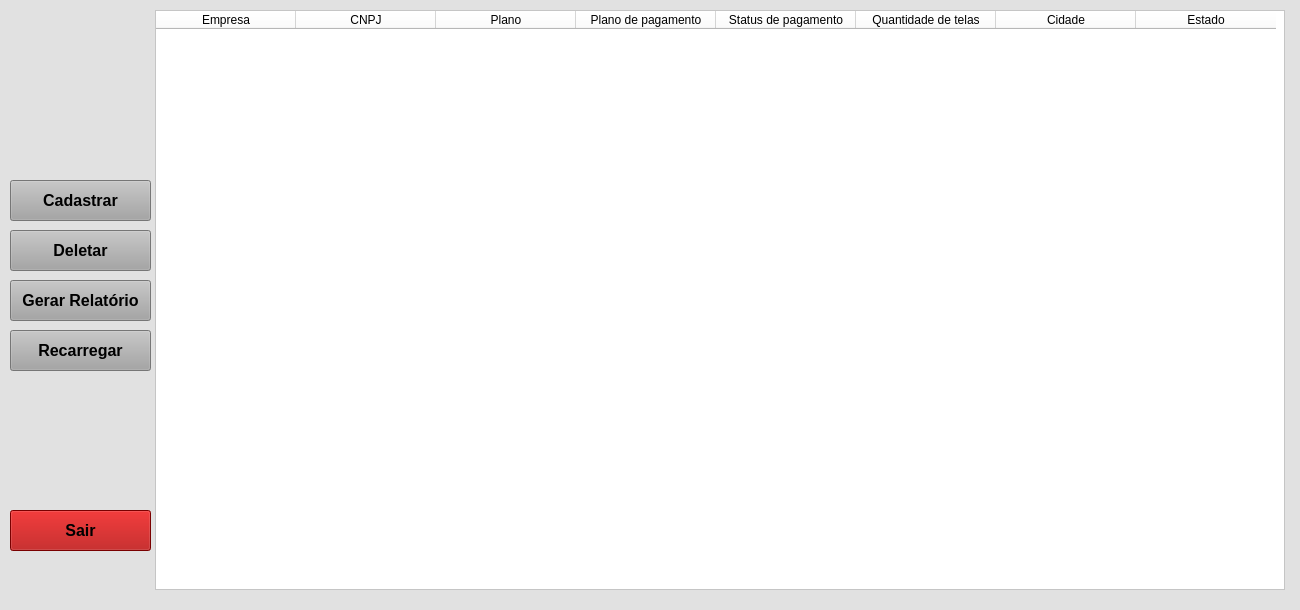
<?xml version="1.0" encoding="UTF-8"?>
<ui version="4.0">
 <class>MainWindow</class>
 <widget class="QMainWindow" name="MainWindow">
  <property name="geometry">
   <rect>
    <x>0</x>
    <y>0</y>
    <width>1300</width>
    <height>610</height>
   </rect>
  </property>
  <property name="minimumSize">
   <size>
    <width>980</width>
    <height>610</height>
   </size>
  </property>
  <property name="maximumSize">
   <size>
    <width>1300</width>
    <height>610</height>
   </size>
  </property>
  <property name="windowTitle">
   <string>M&amp;C - Admistração</string>
  </property>
  <property name="styleSheet">
   <string notr="true">background-color: rgb(225, 225, 225)</string>
  </property>
  <widget class="QWidget" name="centralwidget">
   <widget class="QTableWidget" name="tableWidget">
    <property name="geometry">
     <rect>
      <x>155</x>
      <y>10</y>
      <width>1130</width>
      <height>580</height>
     </rect>
    </property>
    <property name="minimumSize">
     <size>
      <width>812</width>
      <height>580</height>
     </size>
    </property>
    <property name="maximumSize">
     <size>
      <width>1130</width>
      <height>580</height>
     </size>
    </property>
    <property name="styleSheet">
     <string notr="true">background-color: rgb(255, 255, 255);</string>
    </property>
    <attribute name="horizontalHeaderMinimumSectionSize">
     <number>50</number>
    </attribute>
    <attribute name="horizontalHeaderDefaultSectionSize">
     <number>140</number>
    </attribute>
    <column>
     <property name="text">
      <string>Empresa</string>
     </property>
    </column>
    <column>
     <property name="text">
      <string>CNPJ</string>
     </property>
    </column>
    <column>
     <property name="text">
      <string>Plano</string>
     </property>
    </column>
    <column>
     <property name="text">
      <string>Plano de pagamento</string>
     </property>
    </column>
    <column>
     <property name="text">
      <string>Status de pagamento</string>
     </property>
    </column>
    <column>
     <property name="text">
      <string>Quantidade de telas</string>
     </property>
    </column>
    <column>
     <property name="text">
      <string>Cidade</string>
     </property>
    </column>
    <column>
     <property name="text">
      <string>Estado</string>
     </property>
    </column>
   </widget>
   <widget class="QPushButton" name="btn_cadastro">
    <property name="geometry">
     <rect>
      <x>10</x>
      <y>180</y>
      <width>141</width>
      <height>41</height>
     </rect>
    </property>
    <property name="font">
     <font>
      <pointsize>12</pointsize>
      <weight>75</weight>
      <bold>true</bold>
     </font>
    </property>
    <property name="styleSheet">
     <string notr="true">QPushButton{
	background-color: rgb(165, 165, 165);
}
QPushButton:hover{
	background-color: rgb(182, 182, 182);
}</string>
    </property>
    <property name="text">
     <string>Cadastrar</string>
    </property>
   </widget>
   <widget class="QPushButton" name="btn_delete">
    <property name="geometry">
     <rect>
      <x>10</x>
      <y>230</y>
      <width>141</width>
      <height>41</height>
     </rect>
    </property>
    <property name="font">
     <font>
      <pointsize>12</pointsize>
      <weight>75</weight>
      <bold>true</bold>
     </font>
    </property>
    <property name="styleSheet">
     <string notr="true">QPushButton{
	background-color: rgb(165, 165, 165);
}
QPushButton:hover{
	background-color: rgb(182, 182, 182);
}</string>
    </property>
    <property name="text">
     <string>Deletar</string>
    </property>
   </widget>
   <widget class="QPushButton" name="btn_gerar">
    <property name="geometry">
     <rect>
      <x>10</x>
      <y>280</y>
      <width>141</width>
      <height>41</height>
     </rect>
    </property>
    <property name="font">
     <font>
      <pointsize>12</pointsize>
      <weight>75</weight>
      <bold>true</bold>
     </font>
    </property>
    <property name="styleSheet">
     <string notr="true">QPushButton{
	background-color: rgb(165, 165, 165);
}
QPushButton:hover{
	background-color: rgb(182, 182, 182);
}</string>
    </property>
    <property name="text">
     <string>Gerar Relatório</string>
    </property>
   </widget>
   <widget class="QPushButton" name="btn_refresh">
    <property name="geometry">
     <rect>
      <x>10</x>
      <y>330</y>
      <width>141</width>
      <height>41</height>
     </rect>
    </property>
    <property name="font">
     <font>
      <pointsize>12</pointsize>
      <weight>75</weight>
      <bold>true</bold>
     </font>
    </property>
    <property name="styleSheet">
     <string notr="true">QPushButton{
	background-color: rgb(165, 165, 165);
}
QPushButton:hover{
	background-color: rgb(182, 182, 182);
}</string>
    </property>
    <property name="text">
     <string>Recarregar</string>
    </property>
   </widget>
   <widget class="QPushButton" name="btn_exit">
    <property name="geometry">
     <rect>
      <x>10</x>
      <y>510</y>
      <width>141</width>
      <height>41</height>
     </rect>
    </property>
    <property name="font">
     <font>
      <pointsize>12</pointsize>
      <weight>75</weight>
      <bold>true</bold>
     </font>
    </property>
    <property name="styleSheet">
     <string notr="true">QPushButton{
	background-color: rgb(170, 0, 0);
}
QPushButton:hover{
	
	background-color: rgb(255, 0, 0);
}</string>
    </property>
    <property name="text">
     <string>Sair</string>
    </property>
   </widget>
   <widget class="QLabel" name="label_logo">
    <property name="geometry">
     <rect>
      <x>10</x>
      <y>0</y>
      <width>141</width>
      <height>131</height>
     </rect>
    </property>
    <property name="styleSheet">
     <string notr="true">background-color: rgb(225, 225, 225);</string>
    </property>
    <property name="text">
     <string/>
    </property>
    <property name="pixmap">
     <pixmap>../../../../Downloads/logoM&amp;C (1).png</pixmap>
    </property>
    <property name="scaledContents">
     <bool>true</bool>
    </property>
   </widget>
  </widget>
 </widget>
 <resources/>
 <connections/>
</ui>
